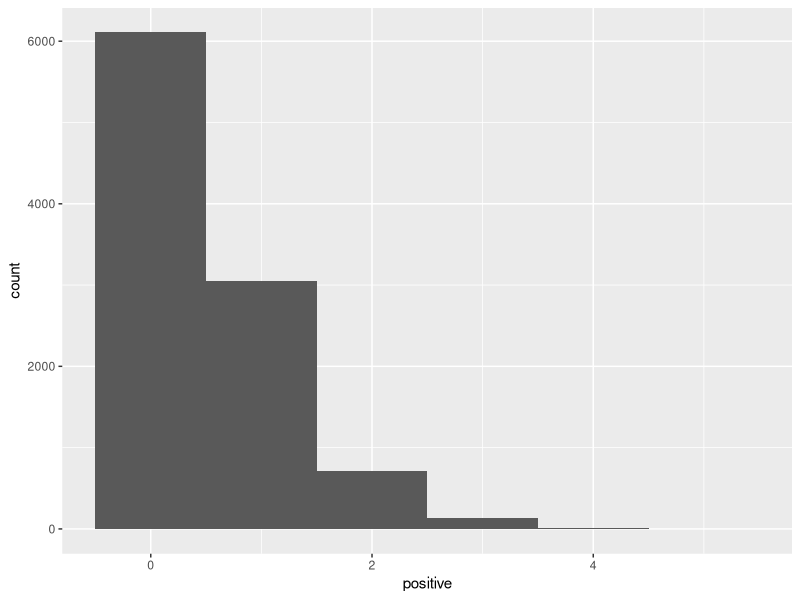
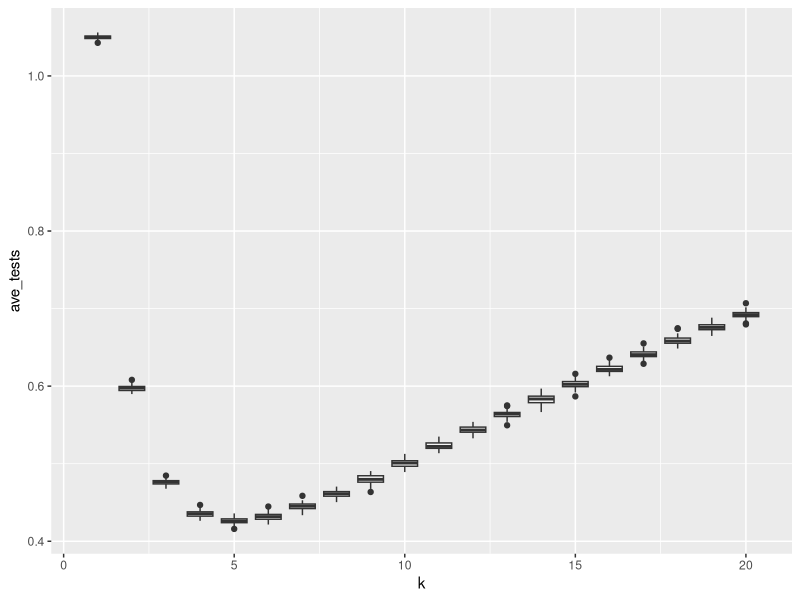
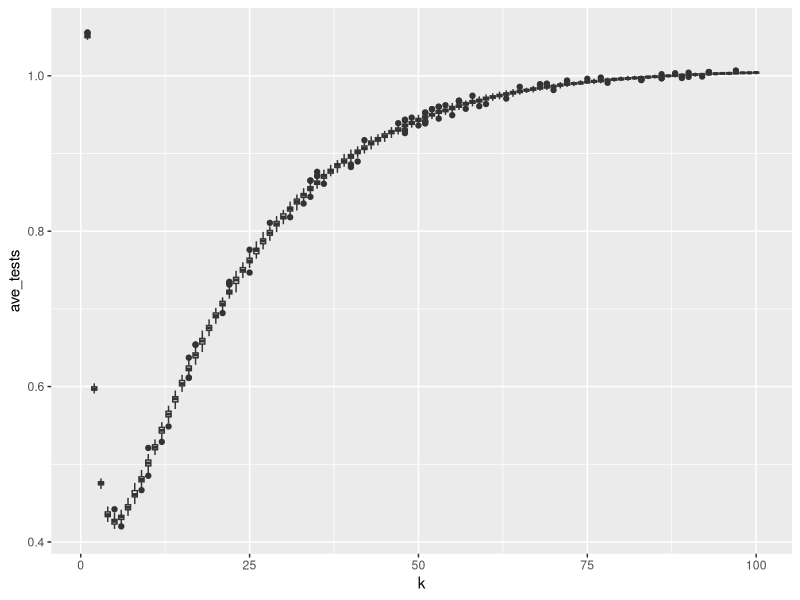

The R script that drew these images, in order:
## ---- chunk 1
print("Roses are red,")
print("violets are blue,")
print("R's pretty rad,")
print("and Bayes' rule rules.")
## ---- chunk 2

## ---- chunk 3

# This chunk has a name!
# These lines with '#' are comments. 
# The computer ignores them but humans don't. 
# You can use them to clarify code.
#
# It is good coding style to use comments 
# to clarify any confusing lines.

2 + 3 + 5  # Addition
2 * 3 * 5  # Multiplication
(2 ^ 3) ^ 5  # Exponentiation
## ---- chunk 4
# Three variables
a <- 42
b = 42
a <- TRUE # Overwrite a with a new value
word_variable <- 'words go in quotes!'  # Variable names don't have spaces

# A list of the three variables
list_of_data <- list(a, b, word_variable)
print(list_of_data)

## ---- chunk 5
knitr::opts_chunk$set(echo = TRUE)  # Set up knitr
## ---- chunk 6
library(tidyverse)  # Import the tidyverse package
knitr::opts_chunk$set(echo = TRUE)  # ready knitr 
## ---- chunk 7
k <- 10  # Number of people in a pool
samps <- 10000  # The total number of pools we test.

## ---- chunk 8
pos_rate <- 0.05  # The rate at which people have COVID. This is now a variable and is saved.
rbinom(1, size = k, prob = pos_rate)  # This randomly picks the number of people with covid in one pool from a binomial distribution.
## ---- chunk 9
# Make 42 random draws from the binomial distribution.
rbinom(42, size = k, prob = pos_rate)  

# Make 10 random draws, with positive rate of 50%.
rbinom(10, size = k, prob = 0.5)  
## ---- chunk 10
rbinom(n = 200, size = k, prob = 0.5)  
## ---- chunk 11
?rbinom

# Write down the three other types of binomial function's names. 
## ---- chunk 12
# Make a vector of all the pools, 
# where the i'th pool has the number of people with COVID in it.
positive <- rbinom(n = samps, size = k, prob = pos_rate) 

# Arrange data in a tibble.
# Look in your Environment panel and click pools to see what this data looks like.
pools <- tibble(positive)  
## ---- chunk 13
# Make a plot and say what data we will plot
ggplot(data = pools, aes(x = positive)) +  
  geom_histogram(binwidth = 1) 
## ---- chunk 14
# 'mutate' adds two columns to the data frame, one called 'retest'
# and one called 'tests'. These columns are filled with the values provided.
# You can look at the pools variable before and after running this to see what changed!
pools <- mutate(pools, retest = sign(positive) , tests = 1 + retest * k)  

# Take mean number of tests needed
mean(pools$tests) / k
## ---- chunk 15
pools <- pools %>% 
  mutate(retest = sign(positive) , tests = 1 + retest * k)  
## ---- chunk 16

z = -10 + 3i  # The imaginary number 2 + 3i

z %>%
  Re() %>%  # Take the real part...
  abs() %>% # then take the absolute value...
  log(base = 10)  # then take log base ten.
  

# Same thing but now save it as the variable a
a <- z %>%
  Re() %>%  # Take the real part...
  abs() %>% # then take the absolute value...
  log(base = 10)  # the take the log base ten.

print(a)
## ---- chunk 17

z = -10 + 3i

a = log(abs(Re(z)), base = 10)

## ---- chunk 18

# Modify this code.

z = -10 + 3i  # The imaginary number 2 + 3i

z %>%
  Re() %>%  # Take the real part...
  abs() %>% # then take the absolute value...
  sqrt() %>% # modification: take the square root
  log()  # modification: use natural log

## ---- chunk 19

# This function takes in a pool size k and 
# returns the mean number of tests needed
# to identify everybody that has COVID.

calc_tests <- function(k) { # function takes the argument k, which is the number of people in each pool
  
  pos_rate <- 0.05 # positive rate
  samps <- 10000 # number of samples
  positive = rbinom(n = samps, size = k, prob = pos_rate)  # Make new data for each run
  pools <-  tibble(positive) # create a tibble
  
  pools <- pools %>%
    mutate(retest = sign(positive) , tests= 1 + retest * k) # figure out if the one test is posiitive and number of tests needed to figure out who is positive
  
  output <- mean(pools$tests) / k # calculate mean tests needed
  
  output  # Return the mean

}

## ---- chunk 20
calc_tests(3)  # Mean tests needed for when pools have three people each
## ---- chunk 21
positive_1 = rbinom(n = samps, size = 1, prob = pos_rate)  # Make new data for each run
pools_1 <-  tibble(positive_1) %>% 
    mutate(retest = sign(positive) , tests= 1 + retest * 1) 

head(pools_1)
## ---- chunk 22
# make a new tibble that contains the pool size *k* 
# for each replicate and does each replicate 100 times.
keffects <- tibble(k = rep(seq(20), 100)) 

# Calculate the average number of tests needed
keffects <- keffects %>%
  rowwise() %>%
  mutate(ave_tests = calc_tests(k), poolsize = as.integer(k))  # convert *k* to an integer to get geom_boxplot to work properly. 


ggplot(data = keffects, aes(x = k, y = ave_tests, group = poolsize)) +
  geom_boxplot()
## ---- chunk 23
keffects_100 <- tibble(k = rep(seq(100), 100)) %>% 
  rowwise() %>%
  mutate(ave_tests = calc_tests(k), poolsize = as.integer(k))

keffects_100_plot <- ggplot(data = keffects_100, aes(x = k, y = ave_tests, group = poolsize)) +
  geom_boxplot()

keffects_100_plot

